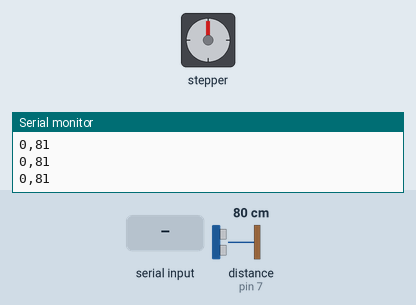
Simulated run of this sketch. Board: Arduino Uno, built with avr-gcc and run on an emulated ATmega328P. Shown: stepper motor, the last lines printed to the serial monitor. Inputs (shaded band) come from the test bench; at power-on: distance to the obstacle (sensor on pin 7) 80 cm. The echo pulse lasts 58.3 µs per cm; stepper angles assume 2048 steps per turn.

Above: at 1.2 s.
1.3 s: "A\n" received over Serial
At 2.29 s:
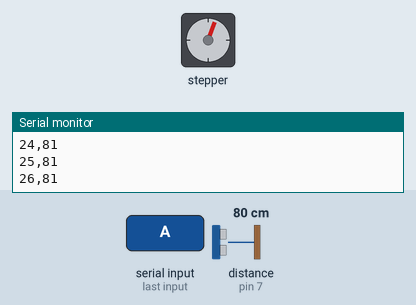
At 3.45 s:
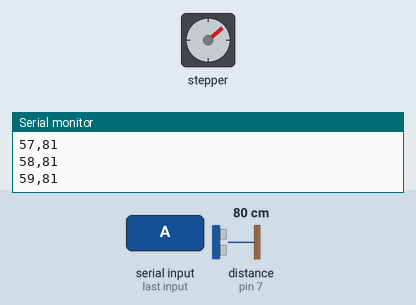
4.3 s: distance to the obstacle (sensor on pin 7) set to 250 cm
At 5.1 s:
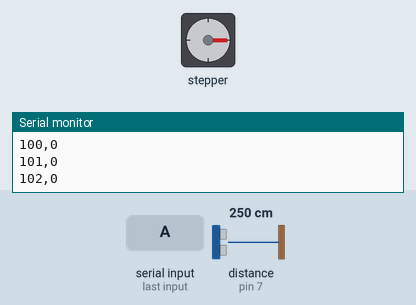
7.3 s: distance to the obstacle (sensor on pin 7) set to 2 cm
10.3 s: distance to the obstacle (sensor on pin 7) set to 4 cm
Timing chart, 0 to 17.3 s (numbered marks = the images above; inputs shaded):
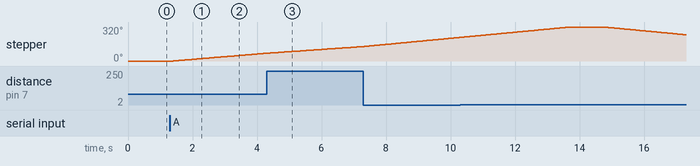

The sketch:

radarino.ino
```cpp
#include <Stepper.h>
#include <NewPing.h>

#define TRIGGER_PIN 6
#define ECHO_PIN 7
#define MAX_DIST 200

int pasosPorVuelta = 2048;
Stepper motor(pasosPorVuelta, 8, 10, 9, 11);
NewPing sonar(TRIGGER_PIN, ECHO_PIN, MAX_DIST);

bool modoAutomatico = false;
int posicionActual = 0;

void setup() {
    Serial.begin(9600);
    motor.setSpeed(5);
}

// Función para mover el motor en modo manual
void moverMotorManual(int grados) {
    int pasos = map(abs(grados), 0, 360, 0, pasosPorVuelta);
    int direccion = (grados < 0) ? -1 : 1;

    for (int i = 0; i < abs(grados); i++) {
        motor.step(direccion * (pasos / abs(grados))); // Mueve 1 grado
        posicionActual += direccion;
        enviarDatos(); // Enviar datos en cada paso
    }
}

// Función para activar el modo automático
void activarModoAutomatico() {
    modoAutomatico = true;
}

// Función para manejar la entrada serial
void procesarComando(String entrada) {
    entrada.trim();
    if (entrada == "A") {
        activarModoAutomatico();
    } else {
        int grados = entrada.toInt();
        if (grados != 0) {
            modoAutomatico = false;
            moverMotorManual(grados);
        }
    }
}

// Función para enviar datos (posición y distancia)
void enviarDatos() {
    int distancia = sonar.ping_cm();
    Serial.print(posicionActual);
    Serial.print(",");
    Serial.println(distancia);
}

void loop() {
    if (Serial.available() > 0) {
        String entrada = Serial.readStringUntil('\n');
        procesarComando(entrada);
    }

    if (modoAutomatico) {
        int pasosPorGrado = pasosPorVuelta / 360;

        // Mover hacia adelante 180°
        for (int i = 0; i < 365; i++) {
            motor.step(pasosPorGrado);
            posicionActual++;
            enviarDatos(); // Enviar datos en cada paso
        }
        delay(1000);

        // Mover hacia atrás 180°
        for (int i = 0; i < 365; i++) {
            motor.step(-pasosPorGrado);
            posicionActual--;
            enviarDatos(); // Enviar datos en cada paso
        }
        delay(1000);
    }

    // Si el motor está quieto, seguir enviando datos del sensor
    enviarDatos();
    delay(100);
}
```

Measured:
- after the input at 1.3 s, stepper: keeps turning clockwise at about 25°/s, starting after 0.11 s
